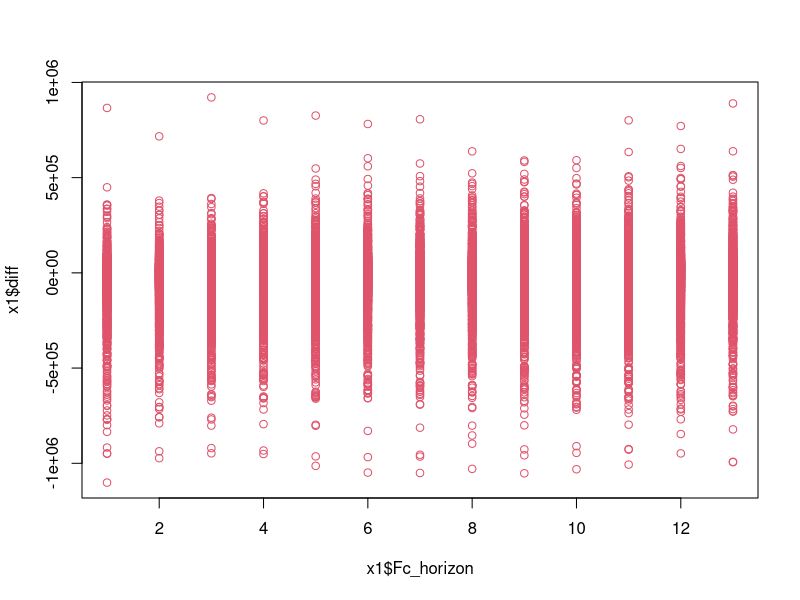
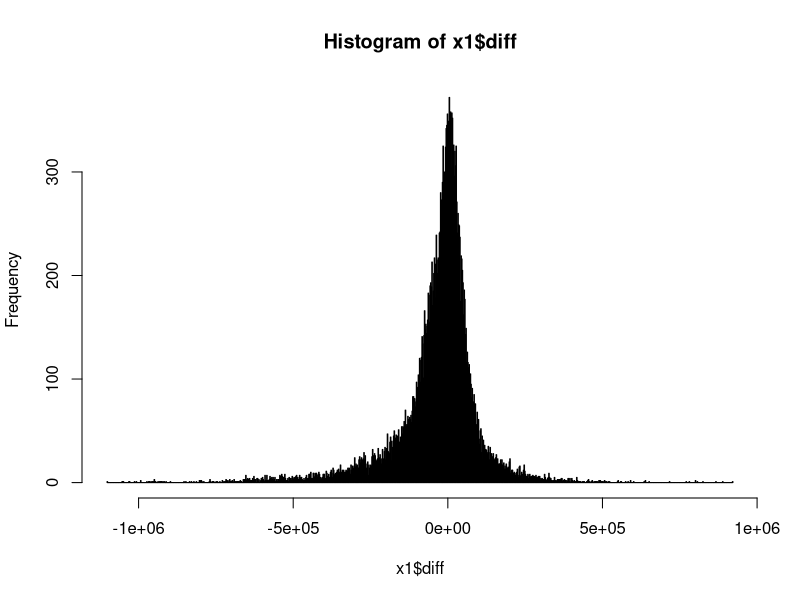

These charts were generated, in order, by the following R code:
#Version 20220427_1 Marc


#Notes
# um die Daten besser anzeigen zu k?nnen k?nnten wir 
# das due Date ?ndern, frage ist in welches Format
#
#install.packages("readxl")
library(readxl)
#install.packages("tidyverse")
library(tidyverse)

# privat 
  #setwd("C:/Users/marcm/OneDrive/One_Note/TUHH/Projektseminar/Datenanalyse R")
# Draeger
  setwd("C:/Users/mauremar/Desktop/Privat/Uni/R")
#getwd()
df<-read_excel("Daten_ForecastingChallenge - Q42017.xlsx")
str(df) #shows the structure of the data

# filter, erase "nan"
idx <- which(df[,"Billing"]!="nan")
x1 <- df[idx,]

# difference between forecast and billing
x1$diff <- as.numeric(unlist(x1[,5])) - as.numeric(unlist(x1[,6]))

plot(x1$Fc_horizon, x1$diff, col=2)# Alle DIfferenzen von allen Produkten 
hist(x1$diff, breaks=1000)          # Wie die Differenzen verteilt sin 



# CLEAN UP #################################################
# 
# # Clear environment
# rm(list = ls()) 
# 
# # Clear packages
# p_unload(all)  # Remove all add-ons
# detach("package:datasets", unload = TRUE)  # For base
# 
# # Clear console
# cat("\014")  # ctrl+L
# 
# # Clear mind :)

#----------------------------------------------------
# Fragments
#Frank:
    # idx <- which(df[,"Sp_number"]=="Product_19")
    # x1 <- df[idx,]
    # idx <- which(x1[,"Billing"]!="nan")
    # x2 <- x1[idx,]
    # x2$diff <- as.numeric(unlist(x2[,5])) - as.numeric(unlist(x2[,6]))
    #
    # plot(x2$Fc_horizon, x2$diff, col=2)
    # 
    # df2 <- df
    # df2$diff <- as.numeric(unlist(df[,5])) - as.numeric(unlist(df[,6]))
    # plot(df2$Fc_horizon, df2$diff, col=2)
    
    # hist(df2$diff, breaks=1000)

#Productfilter
# #filter f?r Product 19
# filter19<-filter(df,Sp_number=="Product_19")
# str(filter19)
# 
# #plot versuch
# #plot(filter19$Due_date,filter19$Fc_and_order,type = "b",main = "P19 Forecats ?ber Date")
# plot(filter19$Due_date,filter19$Fc_and_order,col = "red3")

#filter f?r das due date 
# filter19Kw<-filter(df,Due_date==201743)
# View(filter19Kw)

#plot(filter19Kw$Fc_date,filter19Kw$Fc_and_order,type = "b",main = "P19 Forecasts ?ber Date")



#ggplot2
#library(ggplot2)
# ggplot(data=filter19,aes(x = Due_date, y = Fc_and_order, group=1))+
#   geom_line(aes(y=Fc_and_order,color="0",size=2))+
#   geom_point(aes(y=Fc_and_order,color="3",size=1))

# ggplot(data=filter19Kw,aes(x = Fc_date, y = Fc_and_order, group=1))+
#   geom_line(aes(y=Fc_and_order,col="red",size=1))+
#   geom_point(aes(y=Fc_and_order,col="grey3",size=1))


